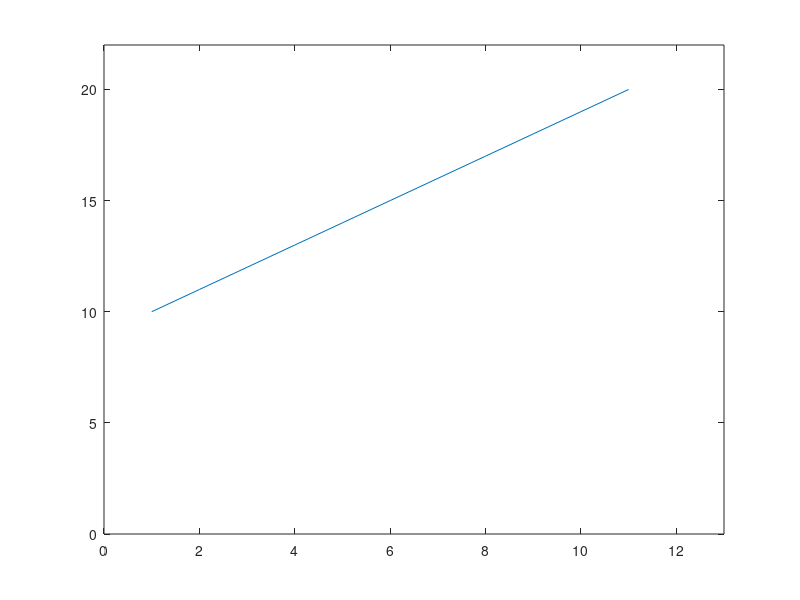

The MATLAB script that drew this image:
clc, clearvars

% Create a figure and plot some data
figure;
plot(1:10);

% Update the plot in a loop
for i = 1:10
    % Modify the plot
    plot(i:i+10);
    axis([0, 13, 0, 22]);
    
    % Refresh the figure window
    drawnow;
    
    % Pause for a short duration to observe the updates
    pause(0.5);
end
